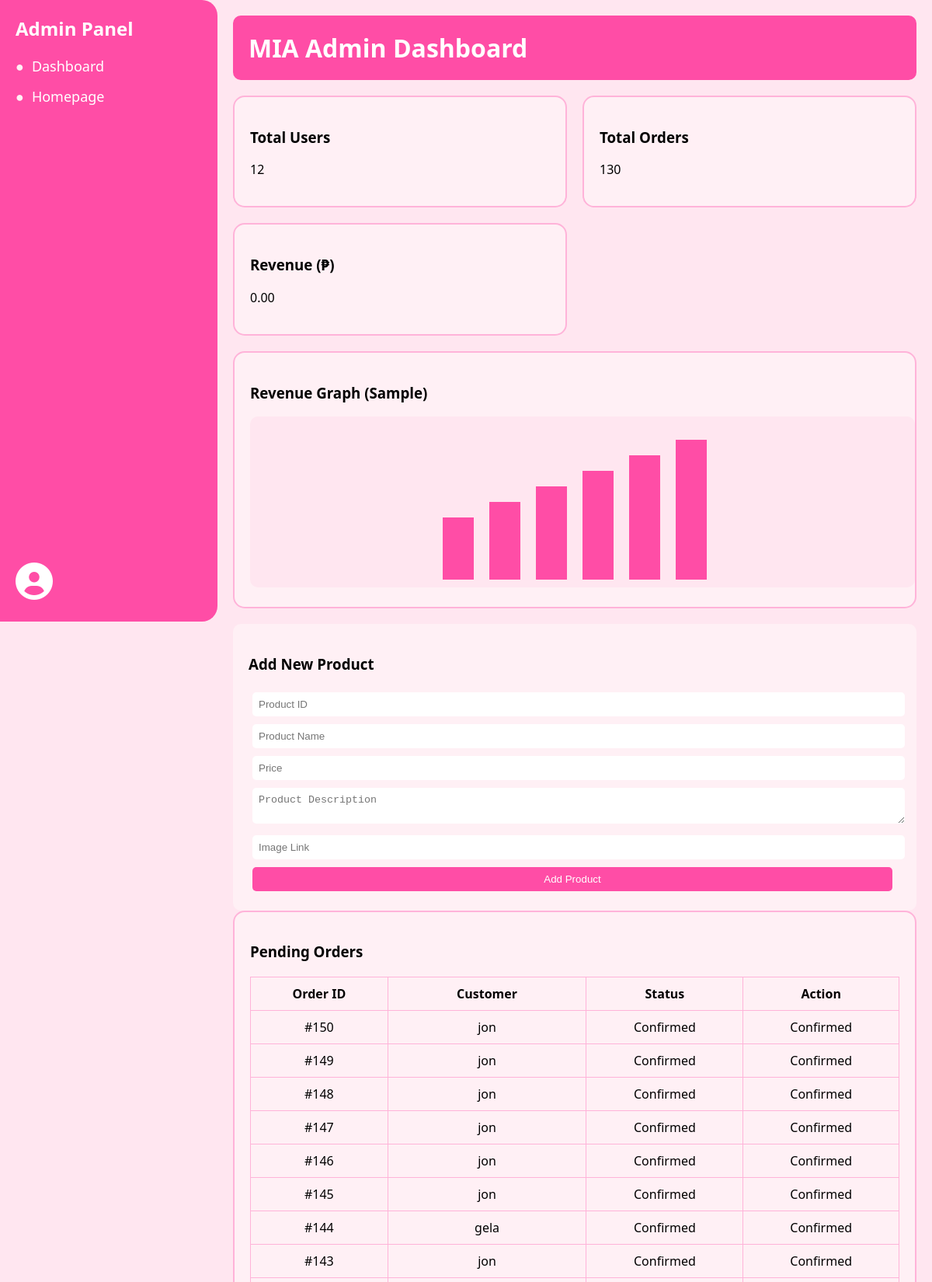
The page /admin_dashboard.php (upper part) on the database its author committed.
### tables this page shows
CREATE TABLE `orders` (
  `order_numbers` int(11) NOT NULL,
  `customer_name` varchar(100) NOT NULL,
  `address` varchar(100) NOT NULL,
  `email` varchar(100) NOT NULL,
  `user_name` varchar(20) NOT NULL,
  `password` varchar(255) NOT NULL,
  `Items` varchar(100) NOT NULL,
  `quantity` int(11) NOT NULL,
  `order_status` varchar(50) NOT NULL DEFAULT 'Processing',
  `user_id` int(11) NOT NULL
);

### admin_dashboard.php (the view, shortened to what this page needs)
<?php
$host = "127.0.0.1";
$user = "root";
$pass = "";
$db   = "m.i.a";
$conn = new mysqli($host, $user, $pass, $db);
$totalUsers = $conn->query("SELECT COUNT(*) AS total FROM users")->fetch_assoc()['total'];
$totalOrders = $conn->query("SELECT COUNT(*) AS total FROM orders")->fetch_assoc()['total'];
$totalRevenue = $conn->query("
    SELECT SUM(p.price * od.quantity) AS total_revenue
    FROM `order details table` od
    JOIN `product` p ON od.product_id = p.Product_id
")->fetch_assoc()['total_revenue'] ?? 0;
$orders_result = $conn->query("SELECT * FROM orders ORDER BY order_numbers DESC");
?>
<!DOCTYPE html>
<html lang="en">
<head>
<link rel="stylesheet" href="https://cdnjs.cloudflare.com/ajax/libs/font-awesome/6.0.0/css/all.min.css">
</head>
<body>
<div class="sidebar">
    <h2>Admin Panel</h2>
    <ul>
        <li><a href="admin_dashboard.php">Dashboard</a></li>
        <li><a href="homepage.php">Homepage</a></li>
    </ul>
    <div class="account-icon">
        <i class="fas fa-user-circle"></i>
    </div>
</div>
<div class="main">
    <div class="header">
        <h1>MIA Admin Dashboard</h1>
    </div>
    <div class="dashboard-grid">
        <div class="card"><h3>Total Users</h3><p><?php echo $totalUsers; ?></p></div>
        <div class="card"><h3>Total Orders</h3><p><?php echo $totalOrders; ?></p></div>
        <div class="card"><h3>Revenue (₱)</h3><p><?php echo number_format($totalRevenue,2); ?></p></div>
        <div class="card large-card">
            <h3>Revenue Graph (Sample)</h3>
        </div>
    </div>
    <form method="post">
        <h3>Add New Product</h3>
        <input type="text" name="product_id" placeholder="Product ID" required>
        <input type="text" name="product_name" placeholder="Product Name" required>
        <input type="number" step="0.01" name="price" placeholder="Price" required>
        <textarea name="description" placeholder="Product Description" required></textarea>
        <input type="text" name="image_link" placeholder="Image Link" required>
        <button type="submit" name="add_product">Add Product</button>
    </form>
    <div class="card large-card">
        <h3>Pending Orders</h3>
        <table>
            <tr>
                <th>Order ID</th>
                <th>Customer</th>
                <th>Status</th>
                <th>Action</th>
            </tr>
            <?php while($order = $orders_result->fetch_assoc()): ?>
            <tr>
                <td>#<?= $order['order_numbers'] ?></td>
                <td><?= htmlspecialchars($order['user_name']) ?></td>
                <td><?= $order['order_status'] ?></td>
                <td>
                    <?php if($order['order_status'] == 'Processing'): ?>
                        <a class="confirm-btn" href="admin_dashboard.php?confirm=<?= $order['order_numbers'] ?>">Confirm</a>
                    <?php else: ?>
                        Confirmed
                    <?php endif; ?>
                </td>
            </tr>
            <?php endwhile; ?>
        </table>
    </div>
</div>
</body>
</html>

### admin_dashboard.php (style rules this page uses)
body { font-family: 'Segoe UI', Tahoma, Geneva, Verdana, sans-serif; margin:0; padding:0; display:flex; background:#ffe6f0; }
.sidebar { width:280px; background:#ff4da6; color:white; height:100vh; padding:20px; box-sizing:border-box; border-radius:0 20px 20px 0; position:relative; }
.sidebar h2 { margin-top:0; font-size:24px; }
.sidebar ul { list-style:none; padding:0; }
.sidebar li { margin:15px 0; }
.sidebar a { color:white; text-decoration:none; font-size:18px; display:flex; align-items:center; }
.sidebar a::before { content:'●'; margin-right:10px; color:#fff0f5; }
.account-icon { position:absolute; bottom:20px; left:20px; font-size:48px; color:white; }
.main { flex:1; padding:20px; }
.header { background:#ff4da6; padding:20px; border-radius:10px; margin-bottom:20px; }
.header h1 { margin:0; color:white; }
.dashboard-grid { display:grid; grid-template-columns: repeat(auto-fit, minmax(300px, 1fr)); gap:20px; }
.card { background:#fff0f5; border:2px solid #ffb3d9; padding:20px; border-radius:15px; }
.large-card { grid-column: span 2; }
.bar-graph { width:100%; height:200px; background:#ffe6f0; border-radius:10px; padding:10px; }
form { background:#fff0f5; padding:20px; border-radius:10px; margin-top:20px; }
input, button, textarea { padding:8px; margin:5px; border-radius:5px; border:none; width: calc(100% - 16px); }
button { background:#ff4da6; color:white; cursor:pointer; }
table { width:100%; border-collapse:collapse; margin-top:20px; }
th, td { border:1px solid #ffb3d9; padding:10px; text-align:center; }

### rows shown on the page
orders: order_numbers "150", user_name "jon", order_status "Confirmed"
orders: order_numbers "149", user_name "jon", order_status "Confirmed"
orders: order_numbers "148", user_name "jon", order_status "Confirmed"
orders: order_numbers "147", user_name "jon", order_status "Confirmed"
orders: order_numbers "146", user_name "jon", order_status "Confirmed"
orders: order_numbers "145", user_name "jon", order_status "Confirmed"
orders: order_numbers "144", user_name "gela", order_status "Confirmed"
orders: order_numbers "143", user_name "jon", order_status "Confirmed"

### other values the page prints
$totalUsers "12"
$totalOrders "130"
$totalRevenue "0.00"
